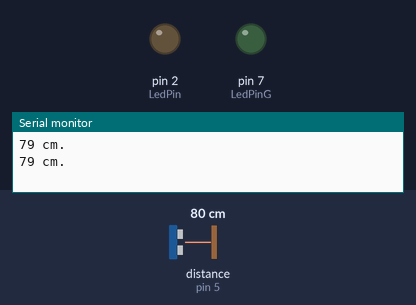
A sketch run on a simulated Arduino Uno, built with avr-gcc and run on an emulated ATmega328P. Parts: output pins drawn as LEDs (lit = HIGH), the last lines printed to the serial monitor. Wiring (inferred from the names in the program): ultrasonic range finder: trigger pin 6; echo pin 5. The test bench sets the inputs (shaded band); at power-on: distance to the obstacle (sensor on pin 5) 80 cm. The echo pulse lasts 58.3 µs per cm; pins used as bus, display or sensor lines are not drawn.

Above: at 1.8 s.
1.9 s: distance to the obstacle (sensor on pin 5) set to 22 cm
3.4 s: distance to the obstacle (sensor on pin 5) set to 19 cm
At 4.6 s:
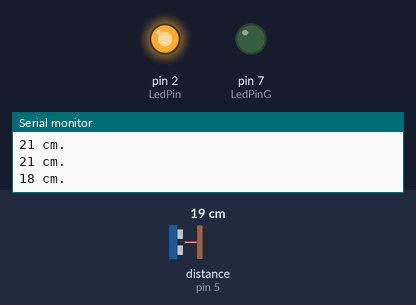
5.5 s: distance to the obstacle (sensor on pin 5) set to 35 cm
At 6.3 s:
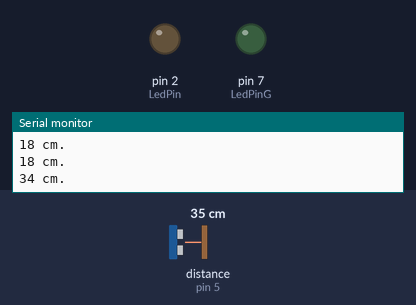
7.5 s: distance to the obstacle (sensor on pin 5) set to 2 cm
At 9.2 s:
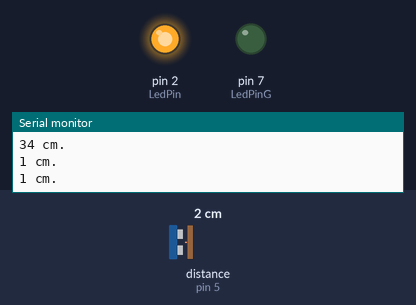
Timing chart, 0 to 10.5 s (numbered marks = the images above; inputs shaded):
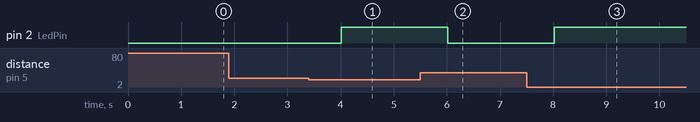

Measured:
- the behaviour switches between 21 and 20 cm on distance to the obstacle (sensor on pin 5) (found by bisection; images 0 and 1)
- after the input at 3.4 s, pin 2 (LedPin): LOW → HIGH after 0.62 s
- after the input at 5.5 s, pin 2 (LedPin): HIGH → LOW after 0.52 s
- after the input at 7.5 s, pin 2 (LedPin): LOW → HIGH after 0.53 s

The sketch:

proximidadsensor.ino
```cpp
const int EchoPin = 5;
const int TriggerPin = 6;
const int LedPin = 2;
const int LedPinG = 7;

void setup() {
   Serial.begin(9600);
   pinMode(LedPin, OUTPUT);
   pinMode(LedPinG, OUTPUT);
   pinMode(TriggerPin, OUTPUT);
   pinMode(EchoPin, INPUT);
}

void loop() {
   int cm = ping(TriggerPin, EchoPin);
   Serial.println(String(cm) + " cm.");

   int Limite = 20 ;


   if (cm < Limite)
   digitalWrite(LedPin, HIGH);
   else
   digitalWrite(LedPin, LOW);

   delay(1000);
}

int ping(int TriggerPin, int EchoPin) {
   long duracion, distanciaCm;

   digitalWrite(TriggerPin, LOW);
   digitalWrite(LedPinG, LOW);
   delayMicroseconds(4);
   digitalWrite(TriggerPin, HIGH);
   digitalWrite(LedPinG, HIGH);
   delayMicroseconds(10);
   digitalWrite(TriggerPin, LOW);
   digitalWrite(LedPinG, LOW);

   duracion = pulseIn(EchoPin, HIGH);

   distanciaCm = duracion * 10 / 292/ 2;
   return distanciaCm;
}
```
